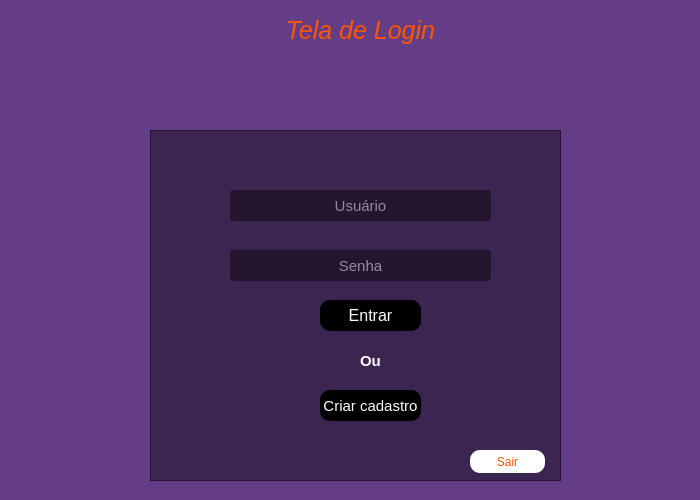
<?xml version="1.0" encoding="UTF-8"?>
<ui version="4.0">
 <class>login</class>
 <widget class="QWidget" name="login">
  <property name="geometry">
   <rect>
    <x>0</x>
    <y>0</y>
    <width>700</width>
    <height>500</height>
   </rect>
  </property>
  <property name="minimumSize">
   <size>
    <width>700</width>
    <height>500</height>
   </size>
  </property>
  <property name="maximumSize">
   <size>
    <width>700</width>
    <height>500</height>
   </size>
  </property>
  <property name="windowTitle">
   <string>Form</string>
  </property>
  <property name="styleSheet">
   <string notr="true">background-color: rgb(100, 61, 135);</string>
  </property>
  <widget class="QFrame" name="frame">
   <property name="geometry">
    <rect>
     <x>150</x>
     <y>130</y>
     <width>411</width>
     <height>351</height>
    </rect>
   </property>
   <property name="styleSheet">
    <string notr="true">background-color: rgba(0, 0, 0, 0.4);</string>
   </property>
   <property name="frameShape">
    <enum>QFrame::StyledPanel</enum>
   </property>
   <property name="frameShadow">
    <enum>QFrame::Raised</enum>
   </property>
   <widget class="QLineEdit" name="txt_usuario">
    <property name="geometry">
     <rect>
      <x>80</x>
      <y>60</y>
      <width>261</width>
      <height>31</height>
     </rect>
    </property>
    <property name="font">
     <font>
      <pointsize>11</pointsize>
     </font>
    </property>
    <property name="styleSheet">
     <string notr="true">color: rgb(255, 255, 255);</string>
    </property>
    <property name="alignment">
     <set>Qt::AlignCenter</set>
    </property>
    <property name="placeholderText">
     <string>Usuário</string>
    </property>
   </widget>
   <widget class="QLineEdit" name="txt_senha">
    <property name="geometry">
     <rect>
      <x>80</x>
      <y>120</y>
      <width>261</width>
      <height>31</height>
     </rect>
    </property>
    <property name="font">
     <font>
      <pointsize>11</pointsize>
     </font>
    </property>
    <property name="styleSheet">
     <string notr="true">color: rgb(255, 255, 255);</string>
    </property>
    <property name="echoMode">
     <enum>QLineEdit::Password</enum>
    </property>
    <property name="alignment">
     <set>Qt::AlignCenter</set>
    </property>
    <property name="placeholderText">
     <string>Senha</string>
    </property>
   </widget>
   <widget class="QPushButton" name="btn_entrar">
    <property name="geometry">
     <rect>
      <x>170</x>
      <y>170</y>
      <width>101</width>
      <height>31</height>
     </rect>
    </property>
    <property name="font">
     <font>
      <pointsize>12</pointsize>
     </font>
    </property>
    <property name="cursor">
     <cursorShape>PointingHandCursor</cursorShape>
    </property>
    <property name="styleSheet">
     <string notr="true">QPushButton {
	
	background-color: rgb(0, 0, 0);	
	color: rgb(255, 255, 255);
	border-radius: 10px
}

QPushButton:hover {
	background-color: rgb(255, 255, 255);
	color: rgb(0, 0, 0);
}</string>
    </property>
    <property name="text">
     <string>Entrar</string>
    </property>
   </widget>
   <widget class="QPushButton" name="btn_sair_2">
    <property name="geometry">
     <rect>
      <x>320</x>
      <y>320</y>
      <width>75</width>
      <height>23</height>
     </rect>
    </property>
    <property name="styleSheet">
     <string notr="true">QPushButton {
	background-color: rgb(255, 255, 255);
	color: rgb(255, 85, 0);
	border-radius: 10px
}

QPushButton:hover{
	background-color: rgb(255, 0, 0);
	color: rgb(255, 255, 255);
}
</string>
    </property>
    <property name="text">
     <string>Sair</string>
    </property>
   </widget>
   <widget class="QLabel" name="txt_ou">
    <property name="geometry">
     <rect>
      <x>210</x>
      <y>220</y>
      <width>21</width>
      <height>21</height>
     </rect>
    </property>
    <property name="font">
     <font>
      <pointsize>11</pointsize>
      <weight>75</weight>
      <bold>true</bold>
     </font>
    </property>
    <property name="styleSheet">
     <string notr="true">color: rgb(255, 255, 255);
background-color: rgb(0, 0);</string>
    </property>
    <property name="text">
     <string>Ou</string>
    </property>
    <property name="alignment">
     <set>Qt::AlignLeading|Qt::AlignLeft|Qt::AlignVCenter</set>
    </property>
   </widget>
   <widget class="QPushButton" name="btn_cadastro">
    <property name="geometry">
     <rect>
      <x>170</x>
      <y>260</y>
      <width>101</width>
      <height>31</height>
     </rect>
    </property>
    <property name="font">
     <font>
      <pointsize>11</pointsize>
     </font>
    </property>
    <property name="styleSheet">
     <string notr="true">QPushButton {
	background-color: rgb(0, 0, 0);
	color: rgb(255, 255, 255);
	border-radius: 10px
}

QPushButton:hover {
	background-color: rgb(255, 255, 255);
	color: rgb(0, 0, 0);
}</string>
    </property>
    <property name="text">
     <string>Criar cadastro</string>
    </property>
   </widget>
  </widget>
  <widget class="QLabel" name="txt_nomeTelaLogin">
   <property name="geometry">
    <rect>
     <x>240</x>
     <y>10</y>
     <width>241</width>
     <height>41</height>
    </rect>
   </property>
   <property name="font">
    <font>
     <pointsize>19</pointsize>
     <italic>true</italic>
    </font>
   </property>
   <property name="styleSheet">
    <string notr="true">color: rgb(255, 85, 0);
</string>
   </property>
   <property name="text">
    <string>Tela de Login</string>
   </property>
   <property name="scaledContents">
    <bool>false</bool>
   </property>
   <property name="alignment">
    <set>Qt::AlignCenter</set>
   </property>
  </widget>
  <widget class="QLabel" name="label">
   <property name="geometry">
    <rect>
     <x>300</x>
     <y>50</y>
     <width>131</width>
     <height>131</height>
    </rect>
   </property>
   <property name="text">
    <string>&lt;html&gt;&lt;head/&gt;&lt;body&gt;&lt;p&gt;&lt;img src=&quot;:/icons/perfil.png&quot;/&gt;&lt;/p&gt;&lt;/body&gt;&lt;/html&gt;</string>
   </property>
  </widget>
  <zorder>label</zorder>
  <zorder>frame</zorder>
  <zorder>txt_nomeTelaLogin</zorder>
 </widget>
 <resources>
  <include location="img/icon.qrc"/>
 </resources>
 <connections/>
</ui>
